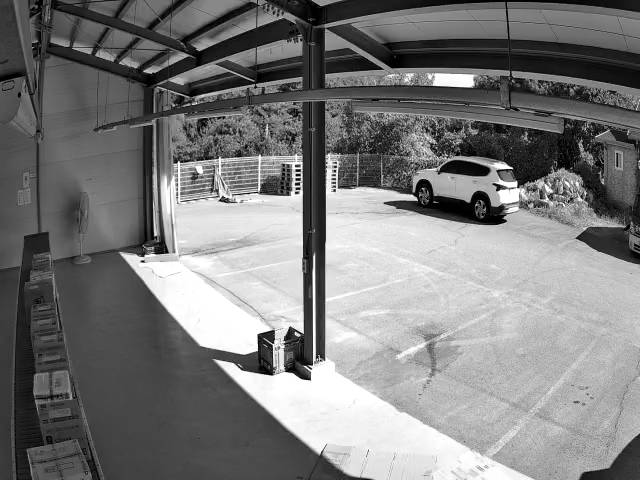
#> input picture artifacts/roi_review_20260907/CAM4_20260907_182506_suspect_anchor_base.jpg, 640 x 480 px
$ python experiment_radial_model.py
#> lines starting #> are read from the running program, lines starting #| are printed output that depends on the picture; after the words box and inside, x2 and y2 are one past the last pixel; in counts of white or black regions, pixels touching at a corner belong together
"""Test whether lens distortion explains loss of a single homography consensus."""
import json
from pathlib import Path
import cv2
import numpy as np
from scipy.optimize import least_squares

D=Path(__file__).resolve().parent
z=np.load(D/'loftr_outdoor_183507_confirm.npz')
#> (reads artifacts/roi_review_20260907/loftr_outdoor_183507_confirm.npz from the repository)
src,dst=z['src'],z['dst']
center=np.float64([320,240]);scale=640
roi=np.float64([[47,463],[37,268]])


def undistort(p,k):
    q=(p-center)/scale
    return q/(1+k*np.sum(q*q,axis=1)[:,None])


def distort(q,k):
    r2=np.sum(q*q,axis=1)
    factor=2/(1+np.sqrt(np.maximum(1-4*k*r2,1e-9)))
    return q*factor[:,None]*scale+center


def project(p,H,k):
    u=undistort(p,k)
    v=cv2.perspectiveTransform(u.reshape(-1,1,2),H).reshape(-1,2)
    return distort(v,k)


def residual(params,s,t):
    H=np.append(params[:8],1).reshape(3,3)
    return ((project(s,H,params[8])-t)).ravel()


rows=[]
for k in np.linspace(-1.2,.4,17):
    u,v=undistort(src,k),undistort(dst,k)
    cv2.setRNGSeed(42)
    H,mask=cv2.findHomography(u,v,cv2.USAC_MAGSAC,4/scale,maxIters=10000)
    error=np.linalg.norm(project(src,H,k)-dst,axis=1)
    good=error<8
    p=np.r_[H.ravel()[:8],k]
    fit=least_squares(residual,p,args=(src[good],dst[good]),loss='soft_l1',f_scale=2,
                      bounds=([-np.inf]*8+[-1.5],[np.inf]*8+[.5]),max_nfev=300)
    H=np.append(fit.x[:8],1).reshape(3,3);k=float(fit.x[8])
    err=np.linalg.norm(project(src,H,k)-dst,axis=1)
    good=err<3
    rows.append(dict(k=k,H=H.tolist(),inliers=int(good.sum()),error_p90=float(np.percentile(err[good],90)),
                     mapped=project(roi,H,k).tolist(),mask=good.tolist()))
rows.sort(key=lambda r:r['inliers'],reverse=True)
(D/'radial_model_results.json').write_text(json.dumps(rows,indent=2))
for row in rows[:5]:print({k:v for k,v in row.items() if k not in ('H','mask')})
best=rows[0];H=np.float64(best['H']);k=best['k']
a,b=[cv2.imread(str(D/f)) for f in ('CAM4_20260907_182506_suspect_anchor_base.jpg','CAM4_20260907_183507_confirm_current.jpg')]
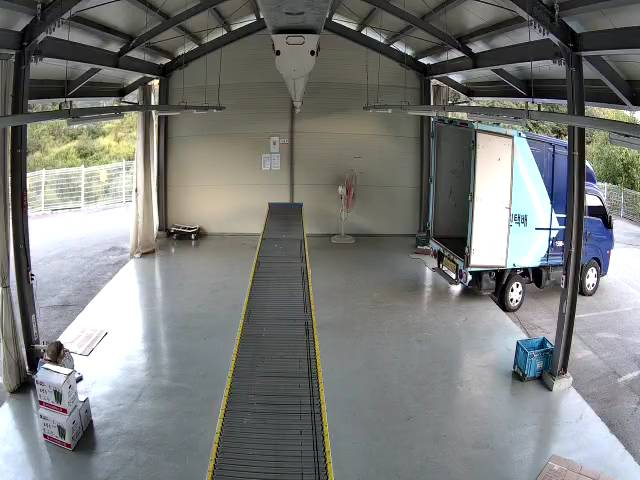
#> input picture artifacts/roi_review_20260907/CAM4_20260907_183507_confirm_current.jpg, 640 x 480 px
#> a is the input picture: shape (480, 640, 3); min 0, max 255, mean 123.5
#> b is the input picture: shape (480, 640, 3); mean B, G, R 121.3, 123.4, 121.5
canvas=b.copy()
lines=json.loads((D/'structural_lines.json').read_text())[0]
#> (reads artifacts/roi_review_20260907/structural_lines.json from the repository)
for i in (48,51,55,84):
    l=np.float64(lines[i]).reshape(2,2)
    p=np.linspace(l[0],l[1],40)
    mapped=project(p,H,k)
    cv2.polylines(canvas,[mapped.astype(int)],False,(0,0,255),2)
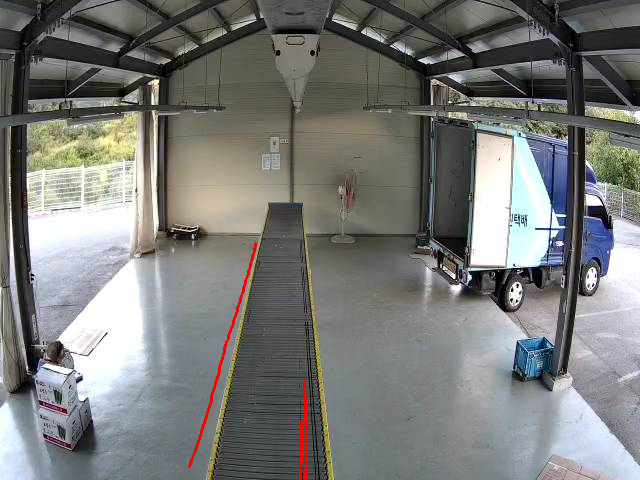
#> canvas: shape (480, 640, 3); 0.36% of pixels changed, all inside (x1, y1, x2, y2) = (188, 242, 308, 480)
cv2.polylines(canvas,[project(roi,H,k).astype(int)],False,(255,255,0),2)
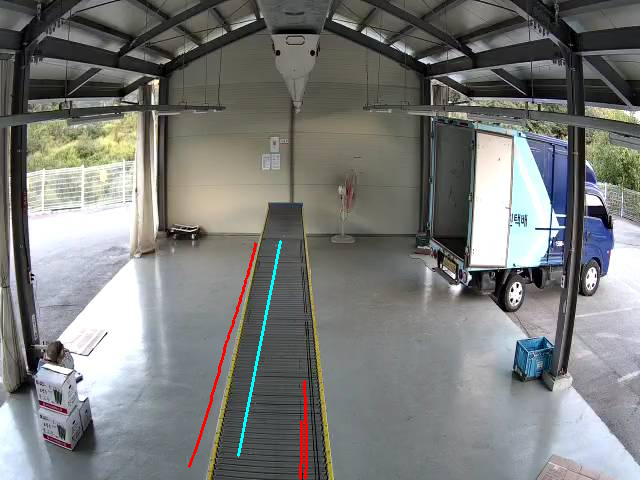
#> canvas: shape (480, 640, 3); 0.21% of pixels changed, all inside (x1, y1, x2, y2) = (237, 240, 282, 457)
cv2.imwrite(str(D/'radial_model_conveyor.jpg'),canvas)
